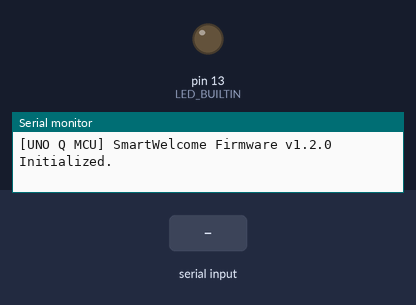
The sketch below on a simulated Arduino Uno, built with avr-gcc and run on an emulated ATmega328P. On the bench: output pins drawn as LEDs (lit = HIGH), the last lines printed to the serial monitor. The inputs (shaded band) are chosen by the test bench.

Above: at 1.8 s.
1.9 s: "P" received over Serial
At 2.4 s:
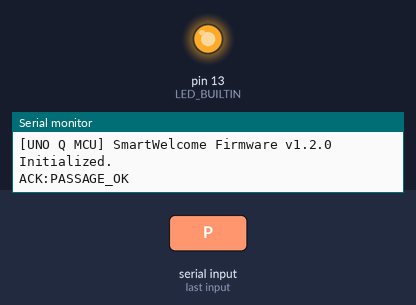
4.9 s: "C" received over Serial
6.4 s: "?" received over Serial
Timing chart, 0 to 15.3 s (numbered marks = the images above; inputs shaded):
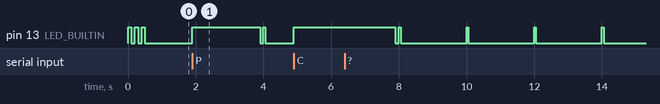

The sketch:

SmartWelcome_UNO_Q_Firmware.ino
```cpp
/*
  SmartWelcome AI - Arduino UNO Q MCU Firmware
  Target: STM32U585 MCU on Arduino UNO Q
  Framework: Arduino Core with Zephyr RTOS support & Arduino Bridge RPC

  Controls:
  - Built-in status LED (LED_BUILTIN / pin 13)
  - Onboard RGB / Status indicator
  - 8x12 LED Matrix (if equipped on the UNO Q board variant)
  - Responds to Bridge RPC calls from Qualcomm Linux MPU
*/

#include <Arduino.h>

// Onboard LED pin definitions for UNO Q
#ifndef LED_BUILTIN
#define LED_BUILTIN 13
#endif

// State enumeration
enum SystemState {
  STATE_IDLE = 0,
  STATE_WAITING_FOR_PERSON = 1,
  STATE_PERSON_PASSAGE = 2,
  STATE_CONFIRMED_ATTENDANCE = 3,
  STATE_WIFI_DISCONNECTED = 4,
  STATE_ERROR = 5
};

volatile SystemState currentState = STATE_WAITING_FOR_PERSON;
unsigned long pulseEndTime = 0;
bool isPulsing = false;

void setup() {
  pinMode(LED_BUILTIN, OUTPUT);
  digitalWrite(LED_BUILTIN, LOW);

  // Initialize Serial Bridge for Linux MPU communication
  Serial.begin(115200);

  // Power-on indicator sequence: 3 quick blinks
  for (int i = 0; i < 3; i++) {
    digitalWrite(LED_BUILTIN, HIGH);
    delay(100);
    digitalWrite(LED_BUILTIN, LOW);
    delay(100);
  }

  Serial.println(F("[UNO Q MCU] SmartWelcome Firmware v1.2.0 Initialized."));
}

void loop() {
  // Check for incoming commands over Serial / RPMSG from Linux QRB2210
  if (Serial.available() > 0) {
    char cmd = Serial.read();
    handleCommand(cmd);
  }

  // Handle non-blocking LED pulse duration
  if (isPulsing && millis() >= pulseEndTime) {
    digitalWrite(LED_BUILTIN, LOW);
    isPulsing = false;
    currentState = STATE_WAITING_FOR_PERSON;
  }

  // Idle heartbeat indicator (gentle breathing or periodic tick)
  if (!isPulsing && (millis() % 2000 < 50)) {
    digitalWrite(LED_BUILTIN, HIGH);
  } else if (!isPulsing) {
    digitalWrite(LED_BUILTIN, LOW);
  }
}

void handleCommand(char cmd) {
  switch (cmd) {
    case 'P': // Person Passage detected
      triggerPassageIndicator();
      Serial.println(F("ACK:PASSAGE_OK"));
      break;

    case 'C': // Confirmed Attendance (staff / visitor)
      triggerConfirmedIndicator();
      Serial.println(F("ACK:CONFIRMED_OK"));
      break;

    case '?': // Ping / Health check
      Serial.println(F("ACK:PONG:UNO_Q_STM32U585_OK"));
      break;

    case 'X': // Clear / reset
      digitalWrite(LED_BUILTIN, LOW);
      isPulsing = false;
      Serial.println(F("ACK:CLEARED"));
      break;

    default:
      break;
  }
}

void triggerPassageIndicator() {
  currentState = STATE_PERSON_PASSAGE;
  digitalWrite(LED_BUILTIN, HIGH);
  pulseEndTime = millis() + 2000; // 2 seconds high
  isPulsing = true;
}

void triggerConfirmedIndicator() {
  currentState = STATE_CONFIRMED_ATTENDANCE;
  // Double pulse for confirmed attendance
  digitalWrite(LED_BUILTIN, HIGH);
  pulseEndTime = millis() + 3000;
  isPulsing = true;
}
```

Measured:
- by itself, pin 13 (LED_BUILTIN): repeats every 2.0 s: HIGH 0.05 s, LOW 1.9 s
